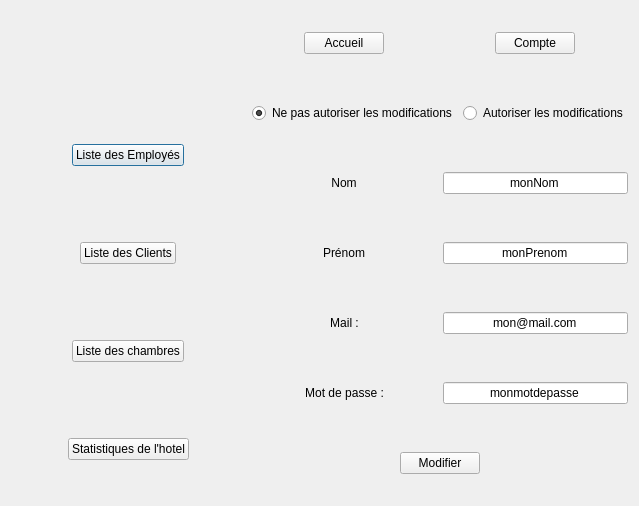
<?xml version="1.0" encoding="UTF-8"?>
<ui version="4.0">
 <class>empRespCompteDialog</class>
 <widget class="QDialog" name="empRespCompteDialog">
  <property name="geometry">
   <rect>
    <x>0</x>
    <y>0</y>
    <width>639</width>
    <height>506</height>
   </rect>
  </property>
  <property name="windowTitle">
   <string>Dialog</string>
  </property>
  <layout class="QGridLayout" name="gridLayout">
   <item row="0" column="0">
    <layout class="QGridLayout" name="gridLayout_6">
     <item row="1" column="0" alignment="Qt::AlignHCenter|Qt::AlignVCenter">
      <widget class="QLabel" name="logo">
       <property name="text">
        <string/>
       </property>
       <property name="pixmap">
        <pixmap>logoProjet_petit.png</pixmap>
       </property>
       <property name="alignment">
        <set>Qt::AlignCenter</set>
       </property>
      </widget>
     </item>
     <item row="2" column="0" alignment="Qt::AlignHCenter|Qt::AlignVCenter">
      <widget class="QPushButton" name="pushButtonListeEmployes">
       <property name="text">
        <string>Liste des Employés</string>
       </property>
      </widget>
     </item>
     <item row="7" column="0" alignment="Qt::AlignHCenter|Qt::AlignVCenter">
      <widget class="QPushButton" name="pushButton_AfficherChambres">
       <property name="text">
        <string>Liste des chambres</string>
       </property>
      </widget>
     </item>
     <item row="4" column="0" alignment="Qt::AlignHCenter|Qt::AlignVCenter">
      <widget class="QPushButton" name="pushButton_ListeClients">
       <property name="autoFillBackground">
        <bool>false</bool>
       </property>
       <property name="text">
        <string>Liste des Clients</string>
       </property>
      </widget>
     </item>
     <item row="8" column="0" alignment="Qt::AlignHCenter|Qt::AlignVCenter">
      <widget class="QPushButton" name="pushButton_Stats">
       <property name="text">
        <string>Statistiques de l'hotel</string>
       </property>
      </widget>
     </item>
    </layout>
   </item>
   <item row="0" column="1">
    <layout class="QVBoxLayout" name="verticalLayout_2">
     <item>
      <layout class="QHBoxLayout" name="horizontalLayout">
       <item alignment="Qt::AlignHCenter|Qt::AlignVCenter">
        <widget class="QPushButton" name="accueil">
         <property name="text">
          <string>Accueil</string>
         </property>
        </widget>
       </item>
       <item alignment="Qt::AlignHCenter|Qt::AlignVCenter">
        <widget class="QPushButton" name="account">
         <property name="text">
          <string>Compte</string>
         </property>
        </widget>
       </item>
      </layout>
     </item>
     <item>
      <layout class="QHBoxLayout" name="horizontalLayout_14">
       <item alignment="Qt::AlignHCenter|Qt::AlignVCenter">
        <widget class="QRadioButton" name="radioButtonAutorisePasModif_3">
         <property name="text">
          <string>Ne pas autoriser les modifications</string>
         </property>
         <property name="checked">
          <bool>true</bool>
         </property>
        </widget>
       </item>
       <item alignment="Qt::AlignHCenter|Qt::AlignVCenter">
        <widget class="QRadioButton" name="radioButtonAutoriseModif_3">
         <property name="text">
          <string>Autoriser les modifications</string>
         </property>
        </widget>
       </item>
      </layout>
     </item>
     <item>
      <layout class="QHBoxLayout" name="horizontalLayout_15">
       <item alignment="Qt::AlignHCenter|Qt::AlignVCenter">
        <widget class="QLabel" name="labelNom_3">
         <property name="sizePolicy">
          <sizepolicy hsizetype="Minimum" vsizetype="Preferred">
           <horstretch>0</horstretch>
           <verstretch>0</verstretch>
          </sizepolicy>
         </property>
         <property name="text">
          <string>Nom</string>
         </property>
         <property name="alignment">
          <set>Qt::AlignCenter</set>
         </property>
        </widget>
       </item>
       <item alignment="Qt::AlignVCenter">
        <widget class="QLineEdit" name="lineEditNom_3">
         <property name="sizePolicy">
          <sizepolicy hsizetype="Minimum" vsizetype="Fixed">
           <horstretch>0</horstretch>
           <verstretch>0</verstretch>
          </sizepolicy>
         </property>
         <property name="text">
          <string>monNom</string>
         </property>
         <property name="alignment">
          <set>Qt::AlignCenter</set>
         </property>
        </widget>
       </item>
      </layout>
     </item>
     <item>
      <layout class="QHBoxLayout" name="horizontalLayout_16">
       <item alignment="Qt::AlignHCenter|Qt::AlignVCenter">
        <widget class="QLabel" name="labelPrenom_3">
         <property name="sizePolicy">
          <sizepolicy hsizetype="Minimum" vsizetype="Preferred">
           <horstretch>0</horstretch>
           <verstretch>0</verstretch>
          </sizepolicy>
         </property>
         <property name="text">
          <string>Prénom</string>
         </property>
         <property name="alignment">
          <set>Qt::AlignCenter</set>
         </property>
        </widget>
       </item>
       <item alignment="Qt::AlignVCenter">
        <widget class="QLineEdit" name="lineEditPrenom_3">
         <property name="sizePolicy">
          <sizepolicy hsizetype="Minimum" vsizetype="Fixed">
           <horstretch>0</horstretch>
           <verstretch>0</verstretch>
          </sizepolicy>
         </property>
         <property name="text">
          <string>monPrenom</string>
         </property>
         <property name="alignment">
          <set>Qt::AlignCenter</set>
         </property>
        </widget>
       </item>
      </layout>
     </item>
     <item>
      <layout class="QHBoxLayout" name="horizontalLayout_17">
       <item alignment="Qt::AlignHCenter|Qt::AlignVCenter">
        <widget class="QLabel" name="labelMail_3">
         <property name="sizePolicy">
          <sizepolicy hsizetype="Minimum" vsizetype="Preferred">
           <horstretch>0</horstretch>
           <verstretch>0</verstretch>
          </sizepolicy>
         </property>
         <property name="text">
          <string>Mail :</string>
         </property>
         <property name="alignment">
          <set>Qt::AlignCenter</set>
         </property>
        </widget>
       </item>
       <item alignment="Qt::AlignVCenter">
        <widget class="QLineEdit" name="lineEditMail_3">
         <property name="sizePolicy">
          <sizepolicy hsizetype="Minimum" vsizetype="Fixed">
           <horstretch>0</horstretch>
           <verstretch>0</verstretch>
          </sizepolicy>
         </property>
         <property name="text">
          <string>mon@mail.com</string>
         </property>
         <property name="alignment">
          <set>Qt::AlignCenter</set>
         </property>
        </widget>
       </item>
      </layout>
     </item>
     <item>
      <layout class="QHBoxLayout" name="horizontalLayout_18">
       <item alignment="Qt::AlignHCenter|Qt::AlignVCenter">
        <widget class="QLabel" name="labelMdp_3">
         <property name="sizePolicy">
          <sizepolicy hsizetype="Minimum" vsizetype="Preferred">
           <horstretch>0</horstretch>
           <verstretch>0</verstretch>
          </sizepolicy>
         </property>
         <property name="text">
          <string>Mot de passe :</string>
         </property>
         <property name="alignment">
          <set>Qt::AlignCenter</set>
         </property>
        </widget>
       </item>
       <item alignment="Qt::AlignVCenter">
        <widget class="QLineEdit" name="lineEditMdp_3">
         <property name="sizePolicy">
          <sizepolicy hsizetype="Minimum" vsizetype="Fixed">
           <horstretch>0</horstretch>
           <verstretch>0</verstretch>
          </sizepolicy>
         </property>
         <property name="text">
          <string>monmotdepasse</string>
         </property>
         <property name="alignment">
          <set>Qt::AlignCenter</set>
         </property>
        </widget>
       </item>
      </layout>
     </item>
     <item>
      <layout class="QHBoxLayout" name="horizontalLayout_19">
       <item>
        <widget class="QLabel" name="label_9">
         <property name="text">
          <string/>
         </property>
        </widget>
       </item>
       <item alignment="Qt::AlignHCenter|Qt::AlignVCenter">
        <widget class="QPushButton" name="pushButton_Modifier_3">
         <property name="text">
          <string>Modifier</string>
         </property>
        </widget>
       </item>
       <item>
        <widget class="QLabel" name="label_10">
         <property name="text">
          <string/>
         </property>
        </widget>
       </item>
      </layout>
     </item>
    </layout>
   </item>
  </layout>
 </widget>
 <resources/>
 <connections/>
</ui>
